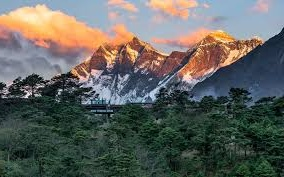
#> input picture flipping_multiple_images/original_images/20181005223937014474.jpg, 284 x 177 px; its folder holds only this picture in this run
$ python batch_flip_img.py
#> lines starting #> are read from the running program, lines starting #| are printed output that depends on the picture
# flipping the images without retaining the filename
# to retain the image sequence in naming/numbering, it must have same filename length

# import modules
from datetime import datetime
import numpy as np
import glob
import cv2

# directory path to images
training_images = glob.glob("original_images/*.jpg")
# load the images into an array
image_array = np.array([cv2.imread(file) for file in training_images])
# find how many contents exist inside the array
array_length = len(image_array)
#> array_length = 1

# flip the images and save to flipped_images/ folder
for x in range(array_length):

    # get the current time
    timestr = datetime.now().strftime("%Y%m%d%H%M%S%f")

    # flip the image and save
    flipped = np.flip(image_array[x], 1)
    cv2.imwrite('flipped_images/' + timestr + '.jpg', flipped)
#> this loop made 1 pass
#> pass 1, `flipped = np.flip(image_array[x], 1)`:
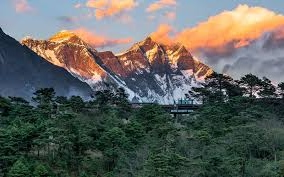
#> flipped: shape (177, 284, 3); mean of channels 0, 1, 2 94.3, 99, 97.1; drawn as B, G, R


# [15 lines of commented-out code are left out]

$ run again, on flipping_multiple_images/original_images/20181005223937023449.jpg
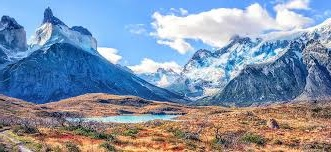
#> input picture flipping_multiple_images/original_images/20181005223937023449.jpg, 331 x 152 px
#> array_length = 1
#> the loop `for x in range(array_length):` made 1 pass
#> pass 1, `flipped = np.flip(image_array[x], 1)`:
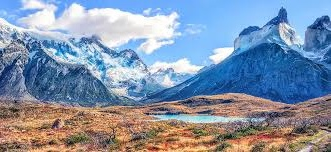
#> flipped: shape (152, 331, 3); mean of channels 0, 1, 2 168.8, 146.8, 131.2; drawn as B, G, R

$ run again, on flipping_multiple_images/original_images/20181005223937025445.jpg
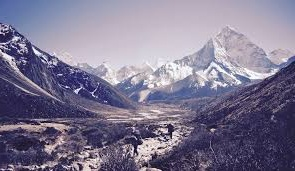
#> input picture flipping_multiple_images/original_images/20181005223937025445.jpg, 295 x 171 px
#> array_length = 1
#> the loop `for x in range(array_length):` made 1 pass
#> pass 1, `flipped = np.flip(image_array[x], 1)`:
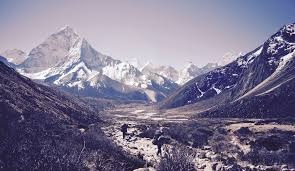
#> flipped: shape (171, 295, 3); mean of channels 0, 1, 2 144.6, 120, 126.3; drawn as B, G, R

$ run again, on flipping_multiple_images/original_images/20181005223937027877.jpg
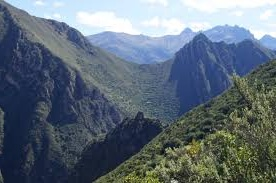
#> input picture flipping_multiple_images/original_images/20181005223937027877.jpg, 276 x 183 px
#> array_length = 1
#> the loop `for x in range(array_length):` made 1 pass
#> pass 1, `flipped = np.flip(image_array[x], 1)`:
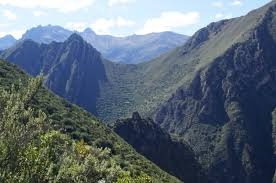
#> flipped: shape (183, 276, 3); mean of channels 0, 1, 2 120.7, 108.2, 95.1; drawn as B, G, R

$ run again, on flipping_multiple_images/original_images/20181005223937016494.jpg
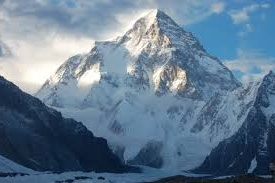
#> input picture flipping_multiple_images/original_images/20181005223937016494.jpg, 275 x 183 px
#> array_length = 1
#> the loop `for x in range(array_length):` made 1 pass
#> pass 1, `flipped = np.flip(image_array[x], 1)`:
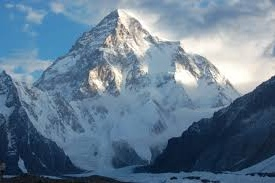
#> flipped: shape (183, 275, 3); mean of channels 0, 1, 2 144.6, 123.5, 100.1; drawn as B, G, R
